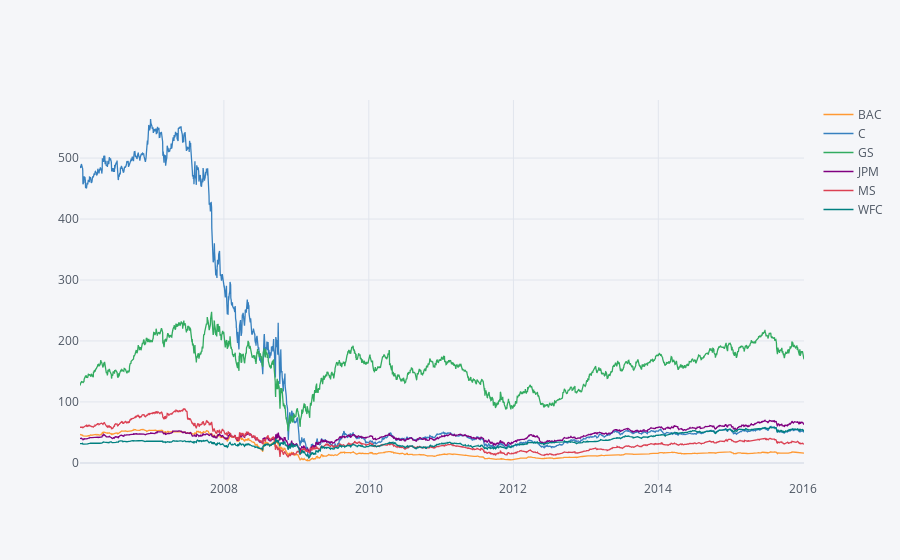

The notebook cell this image was saved under:
### Code cell
bank_stocks.xs(key='Close',axis=1,level='Stock Info').iplot()

### Figure 1 — Plotly figure (JSON) as saved in the notebook; plotly's stock layout.template omitted (floating-point values rounded to 4 significant figures; data arrays with more than 128 entries replaced by an {"elided": "..."} marker saying what was removed)
{"data": [{"line": {"color": "rgba(255, 153, 51, 1.0)", "dash": "solid", "shape": "linear", "width": 1.3}, "mode": "lines", "name": "BAC", "text": "", "type": "scatter", "x": {"elided": "2518 str values"}, "y": {"elided": "2518 float values"}}, {"line": {"color": "rgba(55, 128, 191, 1.0)", "dash": "solid", "shape": "linear", "width": 1.3}, "mode": "lines", "name": "C", "text": "", "type": "scatter", "x": {"elided": "2518 str values"}, "y": {"elided": "2518 float values"}}, {"line": {"color": "rgba(50, 171, 96, 1.0)", "dash": "solid", "shape": "linear", "width": 1.3}, "mode": "lines", "name": "GS", "text": "", "type": "scatter", "x": {"elided": "2518 str values"}, "y": {"elided": "2518 float values"}}, {"line": {"color": "rgba(128, 0, 128, 1.0)", "dash": "solid", "shape": "linear", "width": 1.3}, "mode": "lines", "name": "JPM", "text": "", "type": "scatter", "x": {"elided": "2518 str values"}, "y": {"elided": "2518 float values"}}, {"line": {"color": "rgba(219, 64, 82, 1.0)", "dash": "solid", "shape": "linear", "width": 1.3}, "mode": "lines", "name": "MS", "text": "", "type": "scatter", "x": {"elided": "2518 str values"}, "y": {"elided": "2518 float values"}}, {"line": {"color": "rgba(0, 128, 128, 1.0)", "dash": "solid", "shape": "linear", "width": 1.3}, "mode": "lines", "name": "WFC", "text": "", "type": "scatter", "x": {"elided": "2518 str values"}, "y": {"elided": "2518 float values"}}], "layout": {"autosize": true, "legend": {"bgcolor": "#F5F6F9", "font": {"color": "#4D5663"}}, "paper_bgcolor": "#F5F6F9", "plot_bgcolor": "#F5F6F9", "title": {"font": {"color": "#4D5663"}}, "xaxis": {"autorange": true, "gridcolor": "#E1E5ED", "range": ["2006-01-05", "2016-01-06"], "showgrid": true, "tickfont": {"color": "#4D5663"}, "title": {"font": {"color": "#4D5663"}, "text": ""}, "type": "date", "zerolinecolor": "#E1E5ED"}, "yaxis": {"autorange": true, "gridcolor": "#E1E5ED", "range": [-28.02, 595.3], "showgrid": true, "tickfont": {"color": "#4D5663"}, "title": {"font": {"color": "#4D5663"}, "text": ""}, "type": "linear", "zerolinecolor": "#E1E5ED"}}}
